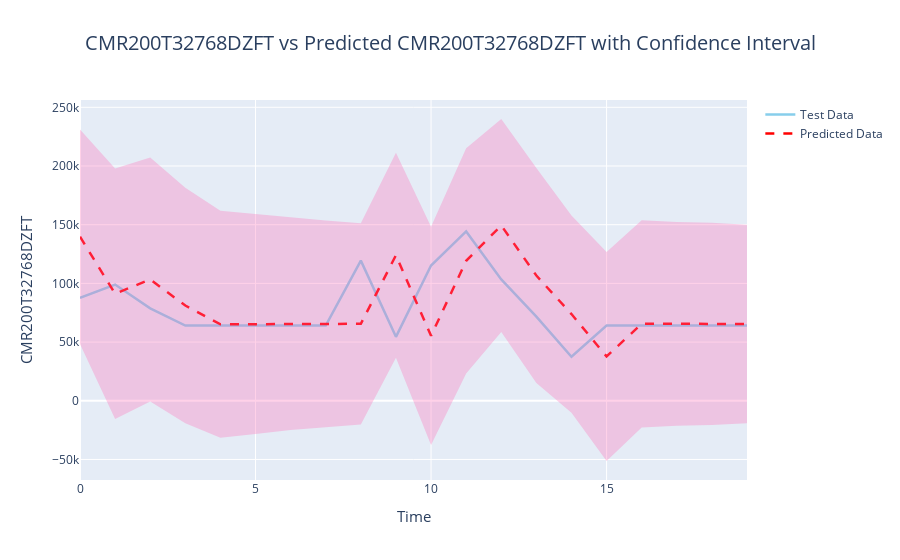
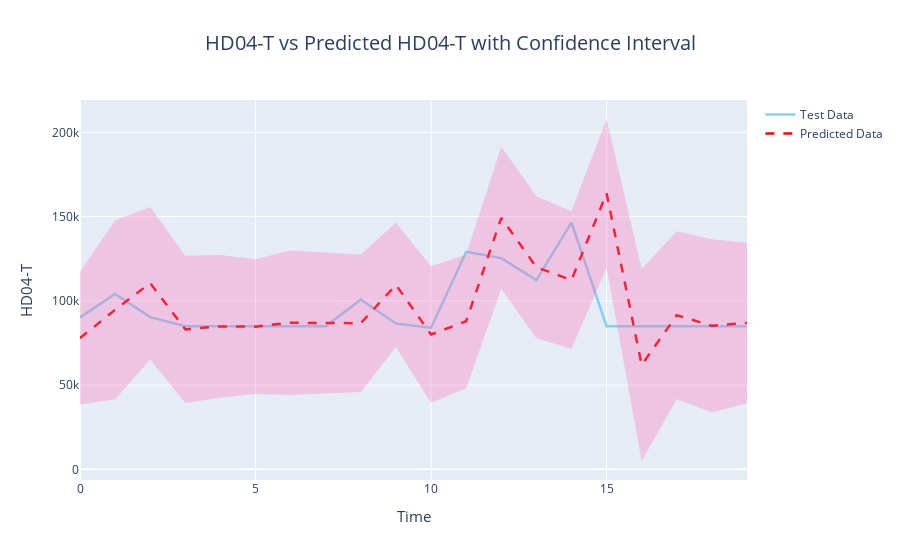
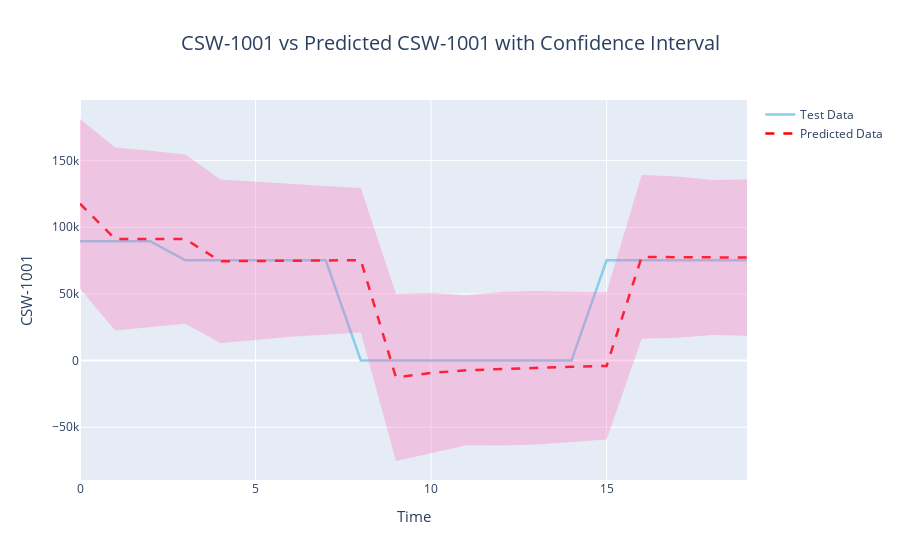

Notebook code cell kept with these figures, in order:
### Markdown cell above
# Explanation of the script below :
#### This script performs an ARIMA (AutoRegressive Integrated Moving Average) analysis for each variable in the dataset. Here's a breakdown of the steps:

##### 1 - Iterate through each variable in the dataset using a for loop.
##### 2 - Initialize variables to store the best AIC value, the best (p, d, q) order, the best ARIMA model, and the fit of the best model.
##### 3 -Perform a grid search to find the best (p, d, q) values for the ARIMA model.
##### 4 -Fit an ARIMA model with each combination of (p, d, q) values and store the best model based on the lowest AIC value.
##### 5 -Append the best model to the list of models.
##### 6 -Print the structure and summary of the best ARIMA model for the current variable.
##### 7-Plot the autocorrelation function (ACF) and partial autocorrelation function (PACF) for the best model.
##### 8 -Test for stationarity of the residuals using the Augmented Dickey-Fuller (ADF) test.
##### 9 -Test for autocorrelation in the residuals using the Ljung-Box test.
##### 10 -Perform predictions using the best ARIMA model.
##### 11 -Calculate and print the prediction performance and results, including the RMSE (Root Mean Squared Error) and Mean Absolute Percentage Error (MAPE).
##### 12 -Plot the predicted values against the test data, including a confidence interval.
##### 13 -Plot the absolute percentage errors for the current variable over the test period.
#### The script repeats these steps for each variable in the dataset, providing an analysis and visualizations for each variable's ARIMA model and predictions.

### Code cell
# Iterating through all variables to fit an ARIMA model for each
for var in variables:
    best_aic = np.inf  # Variable to store the best AIC value
    best_order = None  # Variable to store the best (p, d, q) order
    best_model = None  # Variable to store the best ARIMA model
    best_model_fit = None  # Variable to store the fit of the best model

    # Grid search for p, d, q values
    for p in range(3):
        for d in range(3):
            for q in range(3):
                try:
                    # Fit an ARIMA model with the current (p, d, q) order
                    temp_model = ARIMA(transposed_df[var].dropna(), order=(p, d, q))
                    temp_model_fit = temp_model.fit()
                    temp_aic = temp_model_fit.aic

                    # Update the best model if the current AIC is better
                    if temp_aic < best_aic:
                        best_aic = temp_aic
                        best_order = (p, d, q)
                        best_model = temp_model
                        best_model_fit = temp_model_fit  # Save the fit model
                except:
                    continue

    models.append(best_model)

    # Print the structure of the best ARIMA model for the current variable
    print(f"\033[1mStructure of The ARIMA Model For {var}: {best_order}\033[0m")
    print("\n")

    # Print the summary of the best ARIMA model
    print(f"\033[1mModel Summary:\033[0m")
    print(best_model_fit.summary())
    print("\n")

    # Plotting the ACF and PACF for the best model
    print("\033[1mPlotting the ACF and PACF:\033[0m")
    plt.figure(figsize=(12, 6))
    plt.suptitle('Autocorrelation & Partial Autocorrelation Plot for The Variable: ' + var)

    plt.subplot(211)
    plot_acf(transposed_df[var].dropna(), lags=10, ax=plt.gca())

    plt.subplot(212)
    plot_pacf(transposed_df[var].dropna(), lags=10, ax=plt.gca())

    plt.show()
    print("\n")

    # Test for stationarity of residuals using ADF test
    print("\033[1mTest of if the Residuals Are Stationary Using the ADF Test:\033[0m")
    adf_result = adfuller(best_model_fit.resid)
    print(f"ADF Statistic: {adf_result[0]}")
    print(f"p-value: {adf_result[1]}")
    if adf_result[1] < 0.05:
        print("The residuals are stationary.")
    else:
        print("The residuals are not stationary.")
    print("\n")

    # Test for autocorrelation in residuals using Ljung-Box test
    print("\033[1mTest of if No Autocorrelation Using the Ljung-Box Test:\033[0m")
    lb_test = acorr_ljungbox(best_model_fit.resid, lags=[10], return_df=True)
    print(f"Ljung-Box Statistic: {lb_test['lb_stat'].values[0]}")
    print(f"p-value: {lb_test['lb_pvalue'].values[0]}")
    if lb_test['lb_pvalue'].values[0] > 0.05:
        print("There is no significant autocorrelation in the residuals.")
    else:
        print("There is significant autocorrelation in the residuals.")
    print("\n")

    # Predictions
    print("\033[1mPrediction vs Observed Values:\033[0m")
    history = [x for x in transposed_df[var].dropna()[:-20]]  # Training data points
    test = [x for x in transposed_df[var].dropna()[-20:]]  # Test data points
    predictions = []
    ape = []  # List to store the absolute percentage errors for the current variable
    lower_ci, upper_ci = [], []  # lists to store lower and upper confidence intervals

    for t in range(len(test)):
        model = ARIMA(history, order=best_order)
        model_fit = model.fit()
        output = model_fit.get_prediction(start=len(history), dynamic=False)  # perform forecast
        pred_df = output.summary_frame(alpha=0.05)  # Summary dataframe
        yhat = pred_df['mean'].values[0]  # Predicted value
        lower = pred_df['mean_ci_lower'].values[0]  # lower bound of confidence interval
        upper = pred_df['mean_ci_upper'].values[0]  # upper bound of confidence interval
        predictions.append(yhat)
        lower_ci.append(lower)
        upper_ci.append(upper)
        obs = test[t]
        history.append(obs)
        print('predicted=%f, expected=%f' % (yhat, obs))
        ape.append(abs((obs - yhat) / obs) * 100)  # Calculate the APE and add it to the list

    ape_multi.append(ape)  # Store the list of APEs for the current variable

    # Calculate the RMSE, MAE, and APE
    rmse = sqrt(mean_squared_error(test, predictions))
    mae = mean_absolute_error(test, predictions)
    rmse_multi.append(rmse)
    mae_multi.append(mae)

    # Print prediction performance and results for the current variable
    print("\n")
    print("\033[1mPrediction Performance & Results:\033[0m")
    print(f"Item: {var}")
    print(f"Best ARIMA Structure is: {best_order}")
    print(f"Best AIC found is: {best_aic}")
    print(f"The RMSE of the predictions is: {rmse}")
    print(f"Mean Absolute Percentage Error of the prediction is: {np.mean([value for value in ape if not np.isinf(value)])}%")
    #print(f"Mean Absolute Percentage Error of the prediction is: {np.mean(ape)}%")

    # Plotting the predictions
    trace1 = go.Scatter(
        x=list(range(len(test))),
        y=test,
        mode='lines',
        name='Test Data',
        line=dict(color='skyblue', width=2.5)
    )

    # Create a trace for predicted data
    trace2 = go.Scatter(
        x=list(range(len(predictions))),
        y=predictions,
        mode='lines',
        name='Predicted Data',
        line=dict(color='red', width=2.5, dash='dash')
    )

    # Create a trace for the confidence interval
    trace3 = go.Scatter(
        x=list(range(len(predictions))) + list(range(len(predictions)))[::-1],  # x, then x reversed
        y=upper_ci + lower_ci[::-1],  # upper, then lower reversed
        fill='toself',
        fillcolor='rgba(255, 105, 180, 0.3)',  # lightpink with alpha 0.3
        line=dict(color='rgba(255,255,255,0)'),
        hoverinfo="skip",
        name='95% Confidence Interval',
        showlegend=False
    )

    data = [trace1, trace2, trace3]

    layout = go.Layout(
        title=dict(
            text=f'{var} vs Predicted {var} with Confidence Interval',
            x=0.5,
            font=dict(
                size=20
            )
        ),
        xaxis=dict(
            title='Time',
            titlefont=dict(
                size=15
            )
        ),
        yaxis=dict(
            title=var,
            titlefont=dict(
                size=15
            )
        ),
    )

    fig = go.Figure(data=data, layout=layout)
    fig.show()

    # Plotting absolute percentage errors for the current variable over the test period
    plt.figure(figsize=(12, 6))

    # Generate a colormap for the errors
    colors = cm.rainbow(np.linspace(0, 1, len(ape)))

    # Create the bar plot
    plt.bar(range(len(ape)), ape, color=colors)

    plt.title(f'Percentage Error for {var} Over The Test Period')
    plt.xlabel('Observations')
    plt.ylabel('Absolute Percentage Error')

    # Formatting the y-axis to display as percentages
    fmt = '{x:,.1f}%'
    tick = mtick.StrMethodFormatter(fmt)
    plt.gca().yaxis.set_major_formatter(tick)

    # Ensuring that x-axis labels are integers
    xticks = np.arange(len(ape))
    plt.xticks(xticks, xticks.astype(int))

    plt.show()

### Figure 1 — Plotly figure (JSON) as saved in the notebook; plotly's stock layout.template omitted (floating-point values rounded to 4 significant figures)
{"data": [{"line": {"color": "skyblue", "width": 2.5}, "mode": "lines", "name": "Test Data", "type": "scatter", "x": [0, 1, 2, 3, 4, 5, 6, 7, 8, 9, 10, 11, 12, 13, 14, 15, 16, 17, 18, 19], "y": [87624, 99012, 78712, 64030.0, 64030.0, 64030.0, 64030.0, 64030.0, 119377, 54480, 115178, 144240, 103400, 71620, 37480, 64030.0, 64030.0, 64030.0, 64030.0, 64030.0]}, {"line": {"color": "red", "dash": "dash", "width": 2.5}, "mode": "lines", "name": "Predicted Data", "type": "scatter", "x": [0, 1, 2, 3, 4, 5, 6, 7, 8, 9, 10, 11, 12, 13, 14, 15, 16, 17, 18, 19], "y": [139800.0, 91160.0, 103400.0, 81160.0, 65140.0, 65310.0, 65490.0, 65520.0, 65580.0, 124000.0, 55340.0, 119200.0, 149300.0, 106700.0, 73860.0, 37760.0, 65580.0, 65550.0, 65470.0, 65460.0]}, {"fill": "toself", "fillcolor": "rgba(255, 105, 180, 0.3)", "hoverinfo": "skip", "line": {"color": "rgba(255,255,255,0)"}, "name": "95% Confidence Interval", "showlegend": false, "type": "scatter", "x": [0, 1, 2, 3, 4, 5, 6, 7, 8, 9, 10, 11, 12, 13, 14, 15, 16, 17, 18, 19, 19, 18, 17, 16, 15, 14, 13, 12, 11, 10, 9, 8, 7, 6, 5, 4, 3, 2, 1, 0], "y": [231200.0, 197800.0, 207300.0, 181600.0, 161800.0, 159000.0, 155900.0, 153600.0, 151300.0, 211200.0, 148200.0, 215200.0, 240000.0, 198200.0, 157800.0, 126800.0, 153800.0, 152400.0, 151600.0, 150000.0, -19100.0, -20670.0, -21310.0, -22660.0, -51290.0, -10110.0, 15120.0, 58650.0, 23270.0, -37570.0, 36740.0, -20100.0, -22570.0, -24870.0, -28360.0, -31550.0, -19240.0, -581.9, -15510.0, 48360.0]}], "layout": {"title": {"font": {"size": 20}, "text": "CMR200T32768DZFT vs Predicted CMR200T32768DZFT with Confidence Interval", "x": 0.5}, "xaxis": {"title": {"font": {"size": 15}, "text": "Time"}}, "yaxis": {"title": {"font": {"size": 15}, "text": "CMR200T32768DZFT"}}}}

### Figure 2 — Plotly figure (JSON) as saved in the notebook; plotly's stock layout.template omitted (floating-point values rounded to 4 significant figures)
{"data": [{"line": {"color": "skyblue", "width": 2.5}, "mode": "lines", "name": "Test Data", "type": "scatter", "x": [0, 1, 2, 3, 4, 5, 6, 7, 8, 9, 10, 11, 12, 13, 14, 15, 16, 17, 18, 19], "y": [90191, 104108, 90329, 84940.0, 84940.0, 84940.0, 84940.0, 84940.0, 100834, 86545, 84072, 129093, 125353, 112288, 146429, 84940.0, 84940.0, 84940.0, 84940.0, 84940.0]}, {"line": {"color": "red", "dash": "dash", "width": 2.5}, "mode": "lines", "name": "Predicted Data", "type": "scatter", "x": [0, 1, 2, 3, 4, 5, 6, 7, 8, 9, 10, 11, 12, 13, 14, 15, 16, 17, 18, 19], "y": [77840.0, 94710.0, 110500.0, 83070.0, 84840.0, 84690.0, 86980.0, 86740.0, 86730.0, 109500.0, 80010.0, 87870.0, 149300.0, 120000.0, 112400.0, 163800.0, 61930.0, 91500.0, 85140.0, 86890.0]}, {"fill": "toself", "fillcolor": "rgba(255, 105, 180, 0.3)", "hoverinfo": "skip", "line": {"color": "rgba(255,255,255,0)"}, "name": "95% Confidence Interval", "showlegend": false, "type": "scatter", "x": [0, 1, 2, 3, 4, 5, 6, 7, 8, 9, 10, 11, 12, 13, 14, 15, 16, 17, 18, 19, 19, 18, 17, 16, 15, 14, 13, 12, 11, 10, 9, 8, 7, 6, 5, 4, 3, 2, 1, 0], "y": [117300.0, 147900.0, 155800.0, 126800.0, 127200.0, 124700.0, 129900.0, 128600.0, 127500.0, 146300.0, 120500.0, 127600.0, 191400.0, 162100.0, 153200.0, 207900.0, 118900.0, 141300.0, 136600.0, 134500.0, 39290.0, 33700.0, 41690.0, 4939.0, 119600.0, 71560.0, 77840.0, 107200.0, 48180.0, 39500.0, 72670.0, 45910.0, 44910.0, 44090.0, 44660.0, 42530.0, 39300.0, 65210.0, 41530.0, 38340.0]}], "layout": {"title": {"font": {"size": 20}, "text": "HD04-T vs Predicted HD04-T with Confidence Interval", "x": 0.5}, "xaxis": {"title": {"font": {"size": 15}, "text": "Time"}}, "yaxis": {"title": {"font": {"size": 15}, "text": "HD04-T"}}}}

### Figure 3 — Plotly figure (JSON) as saved in the notebook; plotly's stock layout.template omitted (floating-point values rounded to 4 significant figures)
{"data": [{"line": {"color": "skyblue", "width": 2.5}, "mode": "lines", "name": "Test Data", "type": "scatter", "x": [0, 1, 2, 3, 4, 5, 6, 7, 8, 9, 10, 11, 12, 13, 14, 15, 16, 17, 18, 19], "y": [89600, 89600, 89600, 75264, 75264, 75264, 75264, 75264, 0, 0, 0, 0, 0, 0, 0, 75264, 75264, 75264, 75264, 75264]}, {"line": {"color": "red", "dash": "dash", "width": 2.5}, "mode": "lines", "name": "Predicted Data", "type": "scatter", "x": [0, 1, 2, 3, 4, 5, 6, 7, 8, 9, 10, 11, 12, 13, 14, 15, 16, 17, 18, 19], "y": [117700.0, 91220.0, 91160.0, 91150.0, 74510.0, 74820.0, 75060.0, 75210.0, 75310.0, -12600.0, -9257.0, -7228.0, -6166.0, -5305.0, -4579.0, -3999.0, 77770.0, 77570.0, 77370.0, 77280.0]}, {"fill": "toself", "fillcolor": "rgba(255, 105, 180, 0.3)", "hoverinfo": "skip", "line": {"color": "rgba(255,255,255,0)"}, "name": "95% Confidence Interval", "showlegend": false, "type": "scatter", "x": [0, 1, 2, 3, 4, 5, 6, 7, 8, 9, 10, 11, 12, 13, 14, 15, 16, 17, 18, 19, 19, 18, 17, 16, 15, 14, 13, 12, 11, 10, 9, 8, 7, 6, 5, 4, 3, 2, 1, 0], "y": [181200.0, 159800.0, 157300.0, 154600.0, 135900.0, 134200.0, 132300.0, 130900.0, 129500.0, 50080.0, 50920.0, 49020.0, 51410.0, 52220.0, 51730.0, 51180.0, 139200.0, 138100.0, 135500.0, 135900.0, 18670.0, 19200.0, 17060.0, 16360.0, -59170.0, -60890.0, -62830.0, -63740.0, -63480.0, -69430.0, -75290.0, 21080.0, 19550.0, 17830.0, 15460.0, 13140.0, 27650.0, 25020.0, 22650.0, 54160.0]}], "layout": {"title": {"font": {"size": 20}, "text": "CSW-1001 vs Predicted CSW-1001 with Confidence Interval", "x": 0.5}, "xaxis": {"title": {"font": {"size": 15}, "text": "Time"}}, "yaxis": {"title": {"font": {"size": 15}, "text": "CSW-1001"}}}}
